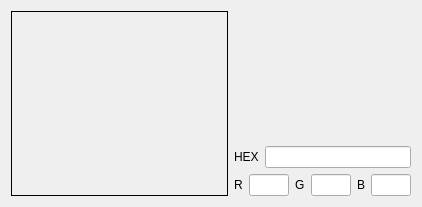
<?xml version="1.0" encoding="UTF-8"?>
<ui version="4.0">
 <class>MainWindow</class>
 <widget class="QMainWindow" name="MainWindow">
  <property name="geometry">
   <rect>
    <x>0</x>
    <y>0</y>
    <width>422</width>
    <height>207</height>
   </rect>
  </property>
  <property name="windowTitle">
   <string>MainWindow</string>
  </property>
  <widget class="QWidget" name="centralWidget">
   <layout class="QHBoxLayout" name="horizontalLayout_3" stretch="1,0">
    <item>
     <widget class="QFrame" name="frame">
      <property name="autoFillBackground">
       <bool>true</bool>
      </property>
      <property name="frameShape">
       <enum>QFrame::Panel</enum>
      </property>
      <property name="frameShadow">
       <enum>QFrame::Plain</enum>
      </property>
     </widget>
    </item>
    <item>
     <layout class="QVBoxLayout" name="verticalLayout">
      <item>
       <spacer name="verticalSpacer">
        <property name="orientation">
         <enum>Qt::Vertical</enum>
        </property>
        <property name="sizeHint" stdset="0">
         <size>
          <width>20</width>
          <height>40</height>
         </size>
        </property>
       </spacer>
      </item>
      <item>
       <layout class="QHBoxLayout" name="horizontalLayout">
        <item>
         <widget class="QLabel" name="label">
          <property name="text">
           <string>HEX</string>
          </property>
         </widget>
        </item>
        <item>
         <widget class="QLineEdit" name="le_hex">
          <property name="readOnly">
           <bool>true</bool>
          </property>
         </widget>
        </item>
       </layout>
      </item>
      <item>
       <layout class="QHBoxLayout" name="horizontalLayout_2">
        <item>
         <widget class="QLabel" name="label_2">
          <property name="text">
           <string>R</string>
          </property>
         </widget>
        </item>
        <item>
         <widget class="QLineEdit" name="le_rgb_r">
          <property name="maximumSize">
           <size>
            <width>40</width>
            <height>16777215</height>
           </size>
          </property>
          <property name="readOnly">
           <bool>true</bool>
          </property>
         </widget>
        </item>
        <item>
         <widget class="QLabel" name="label_3">
          <property name="text">
           <string>G</string>
          </property>
         </widget>
        </item>
        <item>
         <widget class="QLineEdit" name="le_rgb_g">
          <property name="maximumSize">
           <size>
            <width>40</width>
            <height>16777215</height>
           </size>
          </property>
          <property name="readOnly">
           <bool>true</bool>
          </property>
         </widget>
        </item>
        <item>
         <widget class="QLabel" name="label_4">
          <property name="text">
           <string>B</string>
          </property>
         </widget>
        </item>
        <item>
         <widget class="QLineEdit" name="le_rgb_b">
          <property name="maximumSize">
           <size>
            <width>40</width>
            <height>16777215</height>
           </size>
          </property>
          <property name="readOnly">
           <bool>true</bool>
          </property>
         </widget>
        </item>
       </layout>
      </item>
     </layout>
    </item>
   </layout>
  </widget>
 </widget>
 <layoutdefault spacing="6" margin="11"/>
 <resources/>
 <connections/>
</ui>
